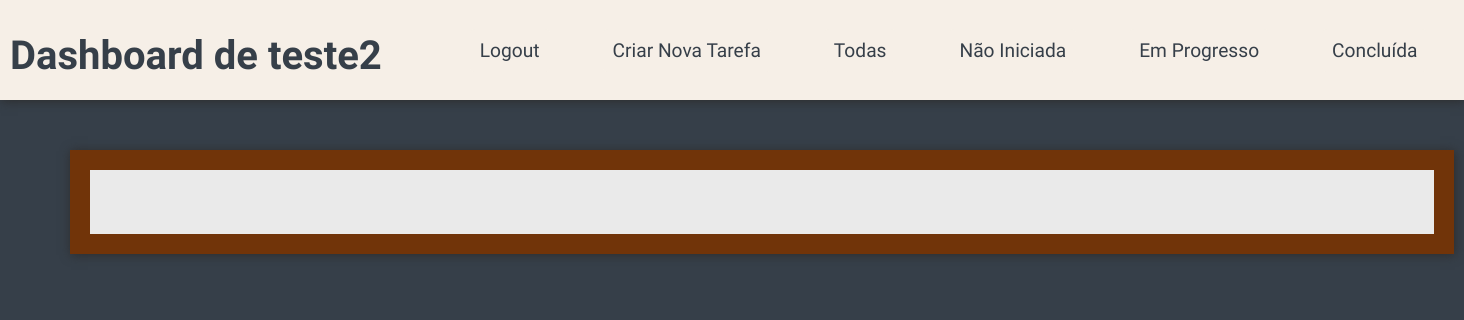
/dashboard (signed in), run on an earlier commit of the app's database.
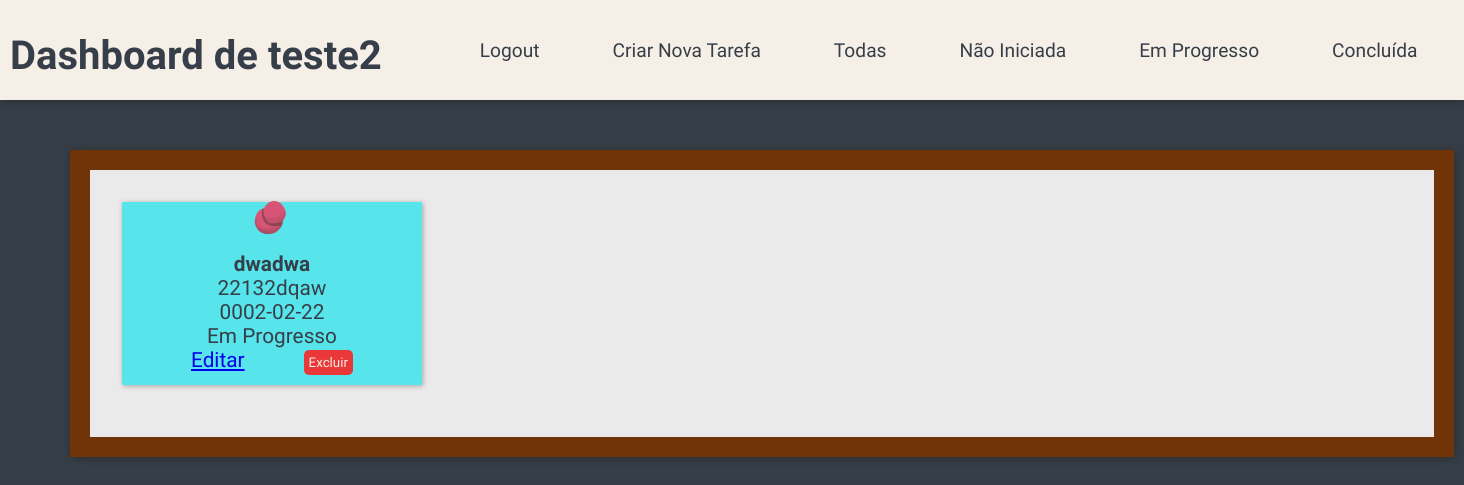
And on a later commit of the database.
### models.py (models this page shows)
class User(db.Model, UserMixin):
    id = db.Column(db.Integer, primary_key=True)
    name = db.Column(db.String(100), nullable=False)
    password = db.Column(db.String(100), nullable=False)
    events = db.relationship('Event', backref='user', lazy=True)

class Event(db.Model):
    id = db.Column(db.Integer, primary_key=True)
    name = db.Column(db.String(100), nullable=False)
    date = db.Column(db.Date, nullable=False)
    description = db.Column(db.Text, nullable=False)
    status = db.Column(Enum(StatusEnum), nullable=False, default=StatusEnum.NOT_STARTED.name)
    user_id = db.Column(db.Integer, db.ForeignKey('user.id'), nullable=False)

### main.py (the view)
@app.route('/dashboard', methods=['GET'])
@login_required
def dashboard():
    users = User.query.all()
    filter_status = request.args.get('filter')
    if filter_status:
        events = Event.query.filter_by(user_id=current_user.id, status=filter_status).all()
    else:
        events = Event.query.filter_by(user_id=current_user.id).all()
    return render_template('dashboard.html', events=events, filter=filter_status)

### models.py (called while the page is built)
@login_manager.user_loader
def load_user(user_id):
    return User.query.get(int(user_id))

### templates/dashboard.html (shortened to what this page needs)
<!DOCTYPE html>
<html lang="en">
<head>
    <link rel="stylesheet" href="{{ url_for('static', filename='css/dashboard.css') }}">
</head>
<body>
    <div class="header">
        <h2>Dashboard de {{ current_user.name }}</h2>
        <div class="options">
            <a href="{{ url_for('logout') }}" class="btn btn-secondary logout-button">Logout</a>
            <a href="{{ url_for('new_event') }}" class="btn btn-primary new-task-button">Criar Nova Tarefa</a>
            <a href="{{ url_for('dashboard') }}" class="btn btn-secondary {% if not filter %}active{% endif %} filter-button">Todas</a>
            <a href="{{ url_for('dashboard', filter='NOT_STARTED') }}" class="btn btn-secondary {% if filter == 'NOT_STARTED' %}active{% endif %} filter-button">Não Iniciada</a>
            <a href="{{ url_for('dashboard', filter='IN_PROGRESS') }}" class="btn btn-secondary {% if filter == 'IN_PROGRESS' %}active{% endif %} filter-button">Em Progresso</a>
            <a href="{{ url_for('dashboard', filter='FINISHED') }}" class="btn btn-secondary {% if filter == 'FINISHED' %}active{% endif %} filter-button">Concluída</a>
        </div>
    </div>
    <div class="content">
        <table class="table">
            <tbody>
                {% for event in events %}
                <tr class="{% if event.status.value == 'Em Progresso' %}in-progress{% elif event.status.value == 'Concluída' %}finished{% else %}not-started{% endif %}">
                        <td><img src="{{ url_for('static', filename='img/pin.png') }}" alt="Pin"></td>
                        <td class="negrito">{{ event.name }}</td>
                        <td>{{ event.description }}</td>
                        <td>{{ event.date }}</td>
                        <td>{{ event.status.value }}</td>
                        <td>
                            <a href="{{ url_for('edit_event', event_id=event.id) }}" class="btn btn-warning edit_button">Editar</a>
                            <form action="{{ url_for('delete_event', event_id=event.id) }}" method="post" style="display:inline;" onsubmit="return confirmDelete(event);">
                                <button type="submit" class="btn btn-danger delete_button">Excluir</button>
                            </form>
                        </td>
                    </tr>
                {% endfor %}
            </tbody>
        </table>
    </div>
</body>
</html>

### static/css/dashboard.css (style rules this page uses)
* { margin: 0; padding: 0; box-sizing: border-box; font-family: "Indie Flower", cursive; }
body { background-color: #363f49; height: 100%; width: 100%; }
.header { display: flex; align-items: center; background-color: #f6efe7; color: #363f49; padding: 10px; box-shadow: 1px 1px 10px #2c2c2c; height: 100px; }
h2 { font-size: 2.5rem; padding-top: 10px; width: 30%; }
.options { display: flex; justify-content: space-around; width: 70%; }
.options a { text-decoration: none; background-color: #f6efe7; color: #363f49; font-size: 1.2rem; padding: 10px; border-radius: 5px; transition: 0.3s ease-in; }
.content { display: flex; min-height: 50px; width: 1384px; background-color: #eaeaea; border: 20px solid #713409; margin-left: 70px; margin-top: 50px; box-shadow: 1px 1px 10px #2c2c2c; }
tbody { display: flex; flex-wrap: wrap; }
table { width: 100%; height: 100%; padding: 30px; }
tr { color: #363f49; font-size: 1.3rem; display: flex; flex-direction: column; margin-bottom: 20px; padding: 10px; width: 300px; margin-right: 20px; box-shadow: 1px 1px 5px #2c2c2c5b; }
img { height: 70px; width: 50px; margin-top: -30px; }
td { display: flex; justify-content: space-evenly; }
.in-progress { background-color: #57e4eb; }
button { background-color: #ea3838; color: #f6efe7; border: none; padding: 5px; border-radius: 5px; transition: 0.3s ease-in; }
.negrito { font-weight: bold; }

What changed in the data, as far as the page shows it:
added Event: name "dwadwa", description "22132dqaw", date "0002-02-22", status.value "Em Progresso"
